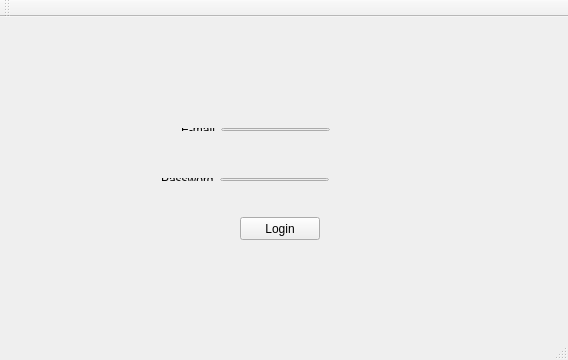
<?xml version="1.0" encoding="UTF-8"?>
<ui version="4.0">
 <class>MainWindow</class>
 <widget class="QMainWindow" name="MainWindow">
  <property name="geometry">
   <rect>
    <x>0</x>
    <y>0</y>
    <width>568</width>
    <height>360</height>
   </rect>
  </property>
  <property name="windowTitle">
   <string>Championship</string>
  </property>
  <widget class="QWidget" name="centralWidget">
   <widget class="QPushButton" name="pushButton">
    <property name="geometry">
     <rect>
      <x>240</x>
      <y>200</y>
      <width>80</width>
      <height>23</height>
     </rect>
    </property>
    <property name="text">
     <string>Login</string>
    </property>
   </widget>
   <widget class="QWidget" name="">
    <property name="geometry">
     <rect>
      <x>150</x>
      <y>150</y>
      <width>190</width>
      <height>25</height>
     </rect>
    </property>
    <layout class="QHBoxLayout" name="horizontalLayout_2">
     <item>
      <widget class="QLabel" name="label_2">
       <property name="text">
        <string>Password</string>
       </property>
      </widget>
     </item>
     <item>
      <widget class="QLineEdit" name="lineEdit_2"/>
     </item>
    </layout>
   </widget>
   <widget class="QWidget" name="">
    <property name="geometry">
     <rect>
      <x>170</x>
      <y>100</y>
      <width>171</width>
      <height>25</height>
     </rect>
    </property>
    <layout class="QHBoxLayout" name="horizontalLayout">
     <item>
      <widget class="QLabel" name="label">
       <property name="text">
        <string>E-mail</string>
       </property>
      </widget>
     </item>
     <item>
      <widget class="QLineEdit" name="lineEdit"/>
     </item>
    </layout>
   </widget>
  </widget>
  <widget class="QMenuBar" name="menuBar">
   <property name="geometry">
    <rect>
     <x>0</x>
     <y>0</y>
     <width>568</width>
     <height>20</height>
    </rect>
   </property>
  </widget>
  <widget class="QToolBar" name="mainToolBar">
   <attribute name="toolBarArea">
    <enum>TopToolBarArea</enum>
   </attribute>
   <attribute name="toolBarBreak">
    <bool>false</bool>
   </attribute>
  </widget>
  <widget class="QStatusBar" name="statusBar"/>
 </widget>
 <layoutdefault spacing="6" margin="11"/>
 <resources/>
 <connections/>
</ui>
